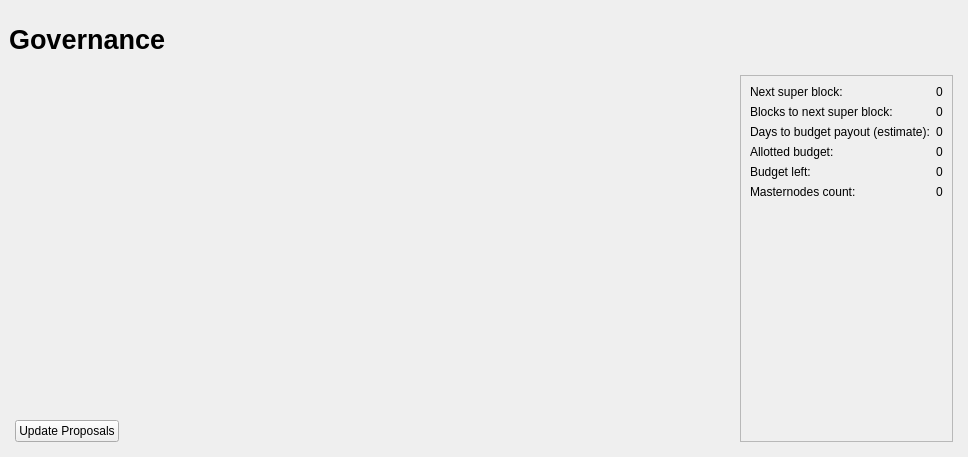
<?xml version="1.0" encoding="UTF-8"?>
<ui version="4.0">
 <class>GovernancePage</class>
 <widget class="QWidget" name="GovernancePage">
  <property name="geometry">
   <rect>
    <x>0</x>
    <y>0</y>
    <width>968</width>
    <height>457</height>
   </rect>
  </property>
  <property name="windowTitle">
   <string>Form</string>
  </property>
  <layout class="QVBoxLayout" name="topLayout" stretch="0">
   <property name="leftMargin">
    <number>9</number>
   </property>
   <property name="topMargin">
    <number>9</number>
   </property>
   <property name="rightMargin">
    <number>9</number>
   </property>
   <property name="bottomMargin">
    <number>9</number>
   </property>
   <item>
    <layout class="QVBoxLayout" name="verticalLayout_Master" stretch="0,1">
     <property name="spacing">
      <number>0</number>
     </property>
     <item>
      <widget class="QFrame" name="frame_Header">
       <layout class="QVBoxLayout" name="verticalLayout_4">
        <property name="leftMargin">
         <number>0</number>
        </property>
        <property name="topMargin">
         <number>0</number>
        </property>
        <property name="rightMargin">
         <number>0</number>
        </property>
        <property name="bottomMargin">
         <number>0</number>
        </property>
        <item>
         <layout class="QHBoxLayout" name="horizontalLayout_Header" stretch="1,0">
          <item>
           <widget class="QLabel" name="labelOverviewHeaderLeft">
            <property name="minimumSize">
             <size>
              <width>464</width>
              <height>60</height>
             </size>
            </property>
            <property name="maximumSize">
             <size>
              <width>16777215</width>
              <height>60</height>
             </size>
            </property>
            <property name="font">
             <font>
              <pointsize>20</pointsize>
              <weight>75</weight>
              <bold>true</bold>
             </font>
            </property>
            <property name="text">
             <string>Governance</string>
            </property>
           </widget>
          </item>
          <item>
           <spacer name="horizontalSpacer">
            <property name="orientation">
             <enum>Qt::Horizontal</enum>
            </property>
            <property name="sizeHint" stdset="0">
             <size>
              <width>40</width>
              <height>20</height>
             </size>
            </property>
           </spacer>
          </item>
         </layout>
        </item>
       </layout>
      </widget>
     </item>
     <item>
      <widget class="QFrame" name="frame_BG">
       <layout class="QVBoxLayout" name="verticalLayout_3">
        <property name="leftMargin">
         <number>6</number>
        </property>
        <property name="topMargin">
         <number>6</number>
        </property>
        <property name="rightMargin">
         <number>6</number>
        </property>
        <property name="bottomMargin">
         <number>6</number>
        </property>
        <item>
         <widget class="QFrame" name="frame_Content">
          <layout class="QVBoxLayout" name="verticalLayout">
           <property name="spacing">
            <number>0</number>
           </property>
           <property name="leftMargin">
            <number>0</number>
           </property>
           <property name="topMargin">
            <number>0</number>
           </property>
           <property name="rightMargin">
            <number>0</number>
           </property>
           <property name="bottomMargin">
            <number>0</number>
           </property>
           <item>
            <layout class="QHBoxLayout" name="horizontalLayout_Content">
             <item>
              <layout class="QVBoxLayout" name="verticalLayout_2">
               <item>
                <widget class="QScrollArea" name="scrollArea">
                 <property name="sizePolicy">
                  <sizepolicy hsizetype="Expanding" vsizetype="Minimum">
                   <horstretch>0</horstretch>
                   <verstretch>1</verstretch>
                  </sizepolicy>
                 </property>
                 <property name="frameShape">
                  <enum>QFrame::NoFrame</enum>
                 </property>
                 <property name="frameShadow">
                  <enum>QFrame::Plain</enum>
                 </property>
                 <property name="lineWidth">
                  <number>0</number>
                 </property>
                 <property name="horizontalScrollBarPolicy">
                  <enum>Qt::ScrollBarAlwaysOff</enum>
                 </property>
                 <property name="sizeAdjustPolicy">
                  <enum>QAbstractScrollArea::AdjustIgnored</enum>
                 </property>
                 <property name="widgetResizable">
                  <bool>true</bool>
                 </property>
                 <widget class="QWidget" name="scrollAreaWidgetContents">
                  <property name="geometry">
                   <rect>
                    <x>0</x>
                    <y>0</y>
                    <width>673</width>
                    <height>269</height>
                   </rect>
                  </property>
                  <property name="sizePolicy">
                   <sizepolicy hsizetype="Preferred" vsizetype="Minimum">
                    <horstretch>0</horstretch>
                    <verstretch>1</verstretch>
                   </sizepolicy>
                  </property>
                  <layout class="QVBoxLayout" name="proposalGrid">
                   <property name="spacing">
                    <number>0</number>
                   </property>
                   <property name="sizeConstraint">
                    <enum>QLayout::SetDefaultConstraint</enum>
                   </property>
                   <property name="leftMargin">
                    <number>0</number>
                   </property>
                   <property name="topMargin">
                    <number>0</number>
                   </property>
                   <property name="rightMargin">
                    <number>0</number>
                   </property>
                   <property name="bottomMargin">
                    <number>0</number>
                   </property>
                  </layout>
                 </widget>
                </widget>
               </item>
               <item>
                <spacer name="verticalSpacer">
                 <property name="orientation">
                  <enum>Qt::Vertical</enum>
                 </property>
                 <property name="sizeHint" stdset="0">
                  <size>
                   <width>20</width>
                   <height>40</height>
                  </size>
                 </property>
                </spacer>
               </item>
               <item>
                <layout class="QHBoxLayout" name="horizontalLayout">
                 <item>
                  <widget class="QPushButton" name="UpdateButton">
                   <property name="text">
                    <string>Update Proposals</string>
                   </property>
                  </widget>
                 </item>
                 <item>
                  <spacer name="horizontalSpacer_2">
                   <property name="orientation">
                    <enum>Qt::Horizontal</enum>
                   </property>
                   <property name="sizeHint" stdset="0">
                    <size>
                     <width>40</width>
                     <height>20</height>
                    </size>
                   </property>
                  </spacer>
                 </item>
                </layout>
               </item>
              </layout>
             </item>
             <item>
              <widget class="QFrame" name="frame_budget_info">
               <property name="frameShape">
                <enum>QFrame::StyledPanel</enum>
               </property>
               <property name="frameShadow">
                <enum>QFrame::Raised</enum>
               </property>
               <layout class="QGridLayout" name="gridLayout">
                <item row="0" column="0">
                 <widget class="QLabel" name="next_superblock_label">
                  <property name="text">
                   <string>Next super block:</string>
                  </property>
                 </widget>
                </item>
                <item row="0" column="1" alignment="Qt::AlignRight">
                 <widget class="QLabel" name="next_superblock_value">
                  <property name="text">
                   <string>0</string>
                  </property>
                 </widget>
                </item>
                <item row="1" column="0">
                 <widget class="QLabel" name="blocks_before_super_label">
                  <property name="text">
                   <string>Blocks to next super block:</string>
                  </property>
                 </widget>
                </item>
                <item row="1" column="1" alignment="Qt::AlignRight">
                 <widget class="QLabel" name="blocks_before_super_value">
                  <property name="text">
                   <string>0</string>
                  </property>
                 </widget>
                </item>
                <item row="2" column="0">
                 <widget class="QLabel" name="time_before_super_label">
                  <property name="text">
                   <string>Days to budget payout (estimate):</string>
                  </property>
                 </widget>
                </item>
                <item row="2" column="1" alignment="Qt::AlignRight">
                 <widget class="QLabel" name="time_before_super_value">
                  <property name="text">
                   <string>0</string>
                  </property>
                 </widget>
                </item>
                <item row="3" column="0">
                 <widget class="QLabel" name="alloted_budget_label">
                  <property name="text">
                   <string>Allotted budget:</string>
                  </property>
                 </widget>
                </item>
                <item row="3" column="1" alignment="Qt::AlignRight">
                 <widget class="QLabel" name="alloted_budget_value">
                  <property name="text">
                   <string>0</string>
                  </property>
                 </widget>
                </item>
                <item row="4" column="0">
                 <widget class="QLabel" name="unallocated_budget_label">
                  <property name="text">
                   <string>Budget left:</string>
                  </property>
                 </widget>
                </item>
                <item row="4" column="1" alignment="Qt::AlignRight">
                 <widget class="QLabel" name="unallocated_budget_value">
                  <property name="text">
                   <string>0</string>
                  </property>
                 </widget>
                </item>
                <item row="5" column="0">
                 <widget class="QLabel" name="masternode_count_label">
                  <property name="text">
                   <string>Masternodes count:</string>
                  </property>
                 </widget>
                </item>
                <item row="5" column="1" alignment="Qt::AlignRight">
                 <widget class="QLabel" name="masternode_count_value">
                  <property name="text">
                   <string>0</string>
                  </property>
                 </widget>
                </item>
                <item row="6" column="0">
                 <spacer name="verticalSpacer_2">
                  <property name="orientation">
                   <enum>Qt::Vertical</enum>
                  </property>
                  <property name="sizeHint" stdset="0">
                   <size>
                    <width>20</width>
                    <height>40</height>
                   </size>
                  </property>
                 </spacer>
                </item>
               </layout>
              </widget>
             </item>
            </layout>
           </item>
          </layout>
         </widget>
        </item>
       </layout>
      </widget>
     </item>
    </layout>
   </item>
  </layout>
 </widget>
 <resources/>
 <connections/>
</ui>
